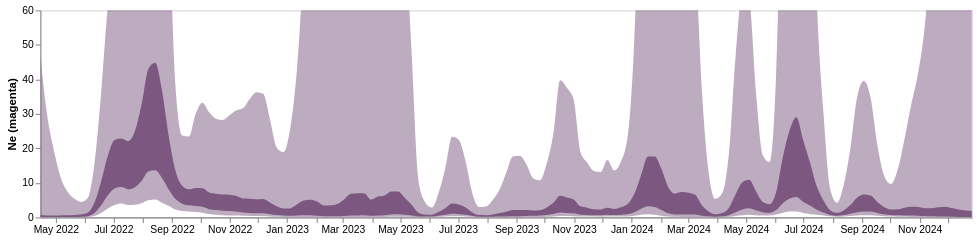

Notebook cell for this chart:
### Code cell
range_ = ['#EEC060', '#2664A5', '#A76BB1', "#EEA160", "#356D4C"]
line_ne = alt.Chart(test).mark_area(interpolate='monotone', opacity = 1, clip = True, color = "#7c5981").encode(
    alt.X('date:T', axis=alt.Axis(title="", grid=False,tickCount = "month",  format="%b %Y")),
    alt.Y('lower_hpd_linear_50_MA',axis=alt.Axis(title="Ne (magenta)", grid=False),scale=alt.Scale(domain=(0, 60))),
    alt.Y2('upper_hpd_linear_50_MA' ),
    
).properties(
    width=900,
    height=200)

band_ne = alt.Chart(test).mark_area(interpolate='monotone', opacity = 0.5, clip = True, color = "#7c5981").encode(
    alt.X('date:T', axis=alt.Axis(title="", grid=False, format="%b %Y")),
    alt.Y('lower_hpd_linear_MA',axis=alt.Axis(title="Ne (magenta)", grid=False)),#,scale=alt.Scale(domain=(0, 13))),
    alt.Y2('upper_hpd_linear_MA' ),
    
).properties(
    width=900,
    height=200
)

line_ne  + band_ne

### Figure 1 — Vega-Lite specification as saved in the notebook (floating-point values rounded to 4 significant figures; data arrays with more than 128 entries replaced by an {"elided": "..."} marker saying what was removed)
{"config": {"view": {"continuousWidth": 400, "continuousHeight": 300}}, "layer": [{"mark": {"type": "area", "clip": true, "color": "#7c5981", "interpolate": "monotone", "opacity": 1}, "encoding": {"x": {"axis": {"format": "%b %Y", "grid": false, "tickCount": "month", "title": ""}, "field": "date", "type": "temporal"}, "y": {"axis": {"grid": false, "title": "Ne (magenta)"}, "field": "lower_hpd_linear_50_MA", "scale": {"domain": [0, 60]}, "type": "quantitative"}, "y2": {"field": "upper_hpd_linear_50_MA"}}, "height": 200, "width": 900}, {"mark": {"type": "area", "clip": true, "color": "#7c5981", "interpolate": "monotone", "opacity": 0.5}, "encoding": {"x": {"axis": {"format": "%b %Y", "grid": false, "title": ""}, "field": "date", "type": "temporal"}, "y": {"axis": {"grid": false, "title": "Ne (magenta)"}, "field": "lower_hpd_linear_MA", "type": "quantitative"}, "y2": {"field": "upper_hpd_linear_MA"}}, "height": 200, "width": 900}], "data": {"name": "data-94fd304e7c87c2524726e1725df4e17c"}, "$schema": "https://vega.github.io/schema/vega-lite/v4.17.0.json", "datasets": {"data-94fd304e7c87c2524726e1725df4e17c": {"elided": "139 records"}}}
